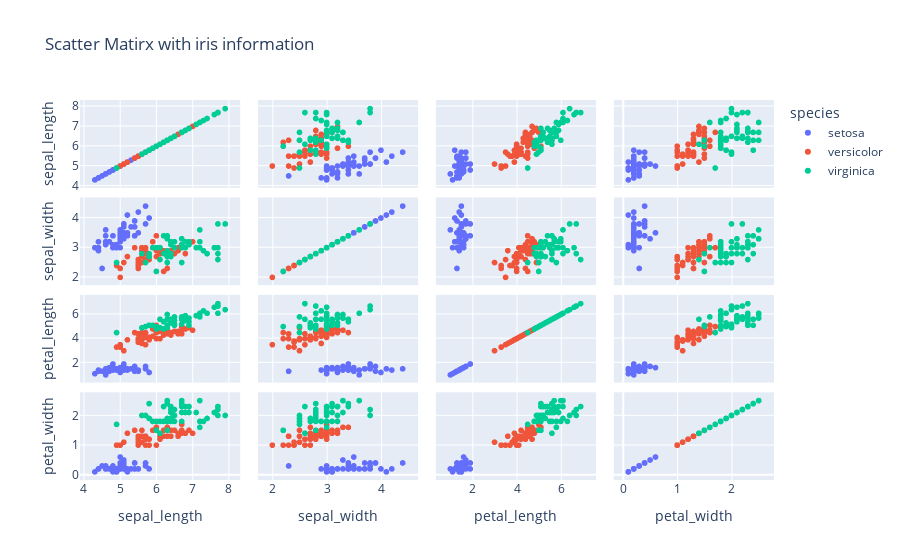

Notebook code for this chart:
### Markdown cell above
Create sclatter matrix with information about iris.

### Code cell
fig_scat = px.scatter_matrix(data_frame= data,
                  dimensions = ['sepal_length','sepal_width','petal_length','petal_width'],
                  color = 'species',
                  title = 'Scatter Matirx with iris information')
fig_scat.show()

### Figure 1 — Plotly figure (JSON) as saved in the notebook; plotly's stock layout.template omitted (floating-point values rounded to 4 significant figures)
{"data": [{"dimensions": [{"axis": {"matches": true}, "label": "sepal_length", "values": [5.1, 4.9, 4.7, 4.6, 5, 5.4, 4.6, 5, 4.4, 4.9, 5.4, 4.8, 4.8, 4.3, 5.8, 5.7, 5.4, 5.1, 5.7, 5.1, 5.4, 5.1, 4.6, 5.1, 4.8, 5, 5, 5.2, 5.2, 4.7, 4.8, 5.4, 5.2, 5.5, 4.9, 5, 5.5, 4.9, 4.4, 5.1, 5, 4.5, 4.4, 5, 5.1, 4.8, 5.1, 4.6, 5.3, 5]}, {"axis": {"matches": true}, "label": "sepal_width", "values": [3.5, 3, 3.2, 3.1, 3.6, 3.9, 3.4, 3.4, 2.9, 3.1, 3.7, 3.4, 3, 3, 4, 4.4, 3.9, 3.5, 3.8, 3.8, 3.4, 3.7, 3.6, 3.3, 3.4, 3, 3.4, 3.5, 3.4, 3.2, 3.1, 3.4, 4.1, 4.2, 3.1, 3.2, 3.5, 3.1, 3, 3.4, 3.5, 2.3, 3.2, 3.5, 3.8, 3, 3.8, 3.2, 3.7, 3.3]}, {"axis": {"matches": true}, "label": "petal_length", "values": [1.4, 1.4, 1.3, 1.5, 1.4, 1.7, 1.4, 1.5, 1.4, 1.5, 1.5, 1.6, 1.4, 1.1, 1.2, 1.5, 1.3, 1.4, 1.7, 1.5, 1.7, 1.5, 1, 1.7, 1.9, 1.6, 1.6, 1.5, 1.4, 1.6, 1.6, 1.5, 1.5, 1.4, 1.5, 1.2, 1.3, 1.5, 1.3, 1.5, 1.3, 1.3, 1.3, 1.6, 1.9, 1.4, 1.6, 1.4, 1.5, 1.4]}, {"axis": {"matches": true}, "label": "petal_width", "values": [0.2, 0.2, 0.2, 0.2, 0.2, 0.4, 0.3, 0.2, 0.2, 0.1, 0.2, 0.2, 0.1, 0.1, 0.2, 0.4, 0.4, 0.3, 0.3, 0.3, 0.2, 0.4, 0.2, 0.5, 0.2, 0.2, 0.4, 0.2, 0.2, 0.2, 0.2, 0.4, 0.1, 0.2, 0.1, 0.2, 0.2, 0.1, 0.2, 0.2, 0.3, 0.3, 0.2, 0.6, 0.4, 0.3, 0.2, 0.2, 0.2, 0.2]}], "hovertemplate": "species=setosa<br>%{xaxis.title.text}=%{x}<br>%{yaxis.title.text}=%{y}<extra></extra>", "legendgroup": "setosa", "marker": {"color": "#636efa", "symbol": "circle"}, "name": "setosa", "showlegend": true, "type": "splom"}, {"dimensions": [{"axis": {"matches": true}, "label": "sepal_length", "values": [7, 6.4, 6.9, 5.5, 6.5, 5.7, 6.3, 4.9, 6.6, 5.2, 5, 5.9, 6, 6.1, 5.6, 6.7, 5.6, 5.8, 6.2, 5.6, 5.9, 6.1, 6.3, 6.1, 6.4, 6.6, 6.8, 6.7, 6, 5.7, 5.5, 5.5, 5.8, 6, 5.4, 6, 6.7, 6.3, 5.6, 5.5, 5.5, 6.1, 5.8, 5, 5.6, 5.7, 5.7, 6.2, 5.1, 5.7]}, {"axis": {"matches": true}, "label": "sepal_width", "values": [3.2, 3.2, 3.1, 2.3, 2.8, 2.8, 3.3, 2.4, 2.9, 2.7, 2, 3, 2.2, 2.9, 2.9, 3.1, 3, 2.7, 2.2, 2.5, 3.2, 2.8, 2.5, 2.8, 2.9, 3, 2.8, 3, 2.9, 2.6, 2.4, 2.4, 2.7, 2.7, 3, 3.4, 3.1, 2.3, 3, 2.5, 2.6, 3, 2.6, 2.3, 2.7, 3, 2.9, 2.9, 2.5, 2.8]}, {"axis": {"matches": true}, "label": "petal_length", "values": [4.7, 4.5, 4.9, 4, 4.6, 4.5, 4.7, 3.3, 4.6, 3.9, 3.5, 4.2, 4, 4.7, 3.6, 4.4, 4.5, 4.1, 4.5, 3.9, 4.8, 4, 4.9, 4.7, 4.3, 4.4, 4.8, 5, 4.5, 3.5, 3.8, 3.7, 3.9, 5.1, 4.5, 4.5, 4.7, 4.4, 4.1, 4, 4.4, 4.6, 4, 3.3, 4.2, 4.2, 4.2, 4.3, 3, 4.1]}, {"axis": {"matches": true}, "label": "petal_width", "values": [1.4, 1.5, 1.5, 1.3, 1.5, 1.3, 1.6, 1, 1.3, 1.4, 1, 1.5, 1, 1.4, 1.3, 1.4, 1.5, 1, 1.5, 1.1, 1.8, 1.3, 1.5, 1.2, 1.3, 1.4, 1.4, 1.7, 1.5, 1, 1.1, 1, 1.2, 1.6, 1.5, 1.6, 1.5, 1.3, 1.3, 1.3, 1.2, 1.4, 1.2, 1, 1.3, 1.2, 1.3, 1.3, 1.1, 1.3]}], "hovertemplate": "species=versicolor<br>%{xaxis.title.text}=%{x}<br>%{yaxis.title.text}=%{y}<extra></extra>", "legendgroup": "versicolor", "marker": {"color": "#EF553B", "symbol": "circle"}, "name": "versicolor", "showlegend": true, "type": "splom"}, {"dimensions": [{"axis": {"matches": true}, "label": "sepal_length", "values": [6.3, 5.8, 7.1, 6.3, 6.5, 7.6, 4.9, 7.3, 6.7, 7.2, 6.5, 6.4, 6.8, 5.7, 5.8, 6.4, 6.5, 7.7, 7.7, 6, 6.9, 5.6, 7.7, 6.3, 6.7, 7.2, 6.2, 6.1, 6.4, 7.2, 7.4, 7.9, 6.4, 6.3, 6.1, 7.7, 6.3, 6.4, 6, 6.9, 6.7, 6.9, 5.8, 6.8, 6.7, 6.7, 6.3, 6.5, 6.2, 5.9]}, {"axis": {"matches": true}, "label": "sepal_width", "values": [3.3, 2.7, 3, 2.9, 3, 3, 2.5, 2.9, 2.5, 3.6, 3.2, 2.7, 3, 2.5, 2.8, 3.2, 3, 3.8, 2.6, 2.2, 3.2, 2.8, 2.8, 2.7, 3.3, 3.2, 2.8, 3, 2.8, 3, 2.8, 3.8, 2.8, 2.8, 2.6, 3, 3.4, 3.1, 3, 3.1, 3.1, 3.1, 2.7, 3.2, 3.3, 3, 2.5, 3, 3.4, 3]}, {"axis": {"matches": true}, "label": "petal_length", "values": [6, 5.1, 5.9, 5.6, 5.8, 6.6, 4.5, 6.3, 5.8, 6.1, 5.1, 5.3, 5.5, 5, 5.1, 5.3, 5.5, 6.7, 6.9, 5, 5.7, 4.9, 6.7, 4.9, 5.7, 6, 4.8, 4.9, 5.6, 5.8, 6.1, 6.4, 5.6, 5.1, 5.6, 6.1, 5.6, 5.5, 4.8, 5.4, 5.6, 5.1, 5.1, 5.9, 5.7, 5.2, 5, 5.2, 5.4, 5.1]}, {"axis": {"matches": true}, "label": "petal_width", "values": [2.5, 1.9, 2.1, 1.8, 2.2, 2.1, 1.7, 1.8, 1.8, 2.5, 2, 1.9, 2.1, 2, 2.4, 2.3, 1.8, 2.2, 2.3, 1.5, 2.3, 2, 2, 1.8, 2.1, 1.8, 1.8, 1.8, 2.1, 1.6, 1.9, 2, 2.2, 1.5, 1.4, 2.3, 2.4, 1.8, 1.8, 2.1, 2.4, 2.3, 1.9, 2.3, 2.5, 2.3, 1.9, 2, 2.3, 1.8]}], "hovertemplate": "species=virginica<br>%{xaxis.title.text}=%{x}<br>%{yaxis.title.text}=%{y}<extra></extra>", "legendgroup": "virginica", "marker": {"color": "#00cc96", "symbol": "circle"}, "name": "virginica", "showlegend": true, "type": "splom"}], "layout": {"dragmode": "select", "legend": {"title": {"text": "species"}, "tracegroupgap": 0}, "title": {"text": "Scatter Matirx with iris information"}}}
